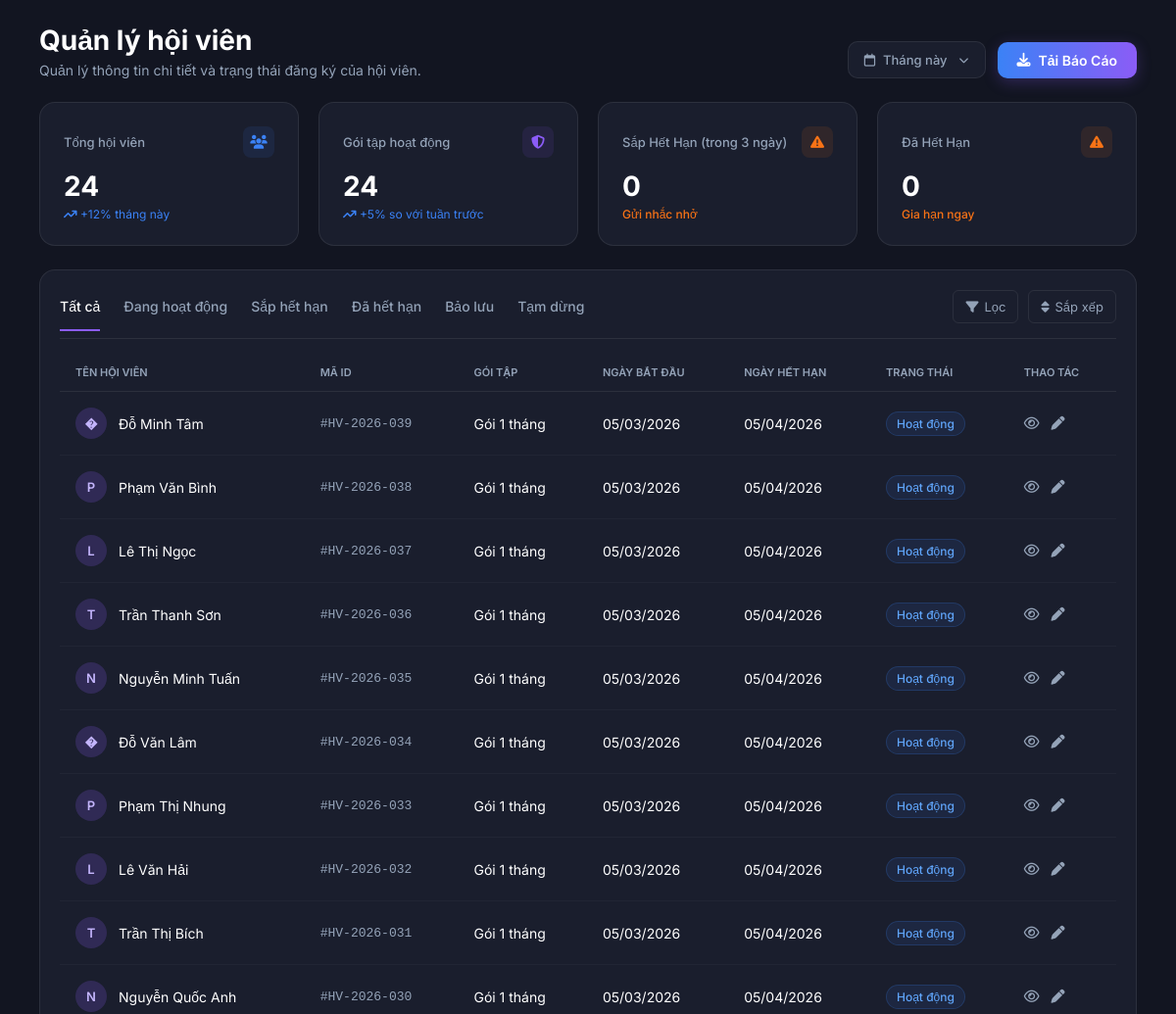
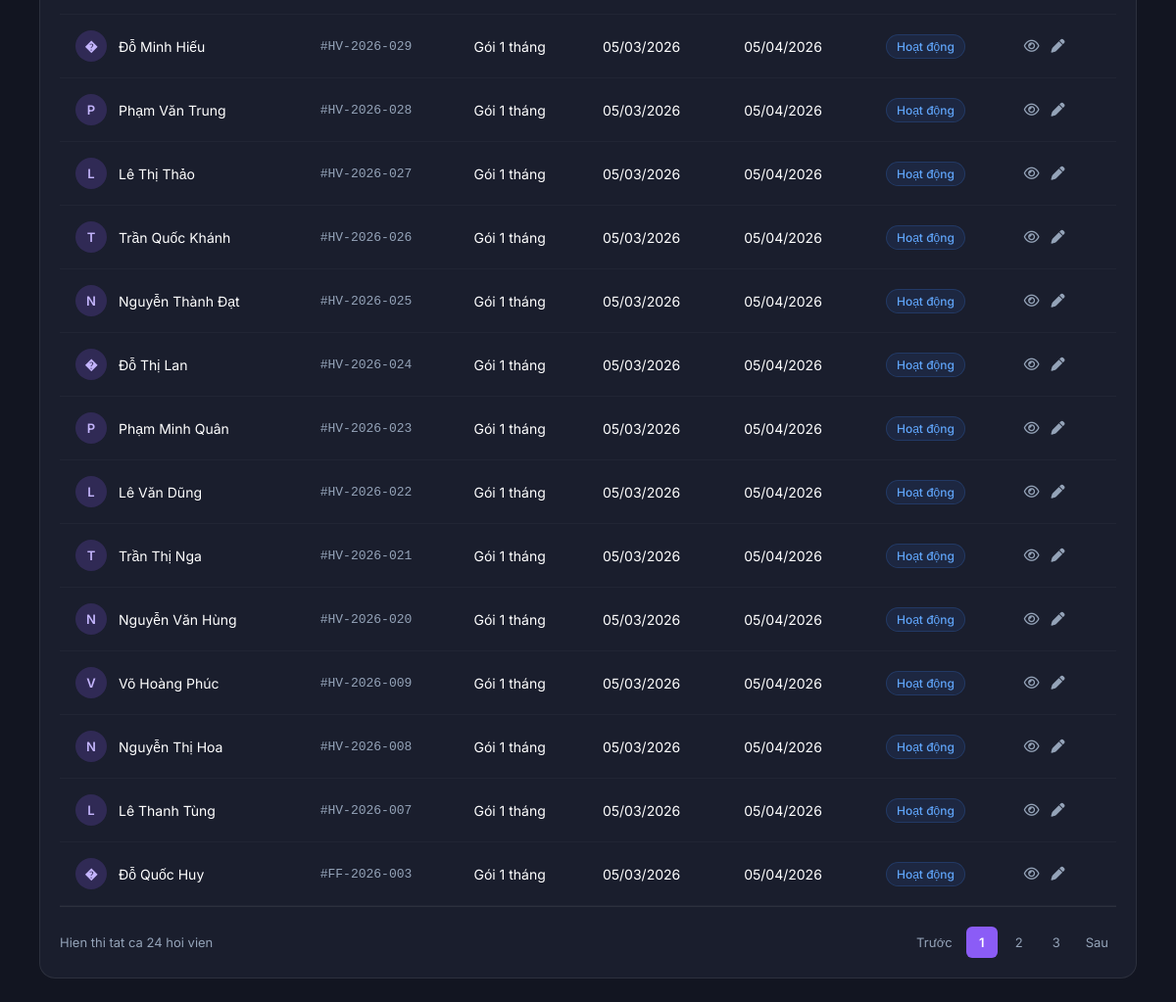
The app's page /Admin/HoiVien.php (signed in), older data (2 pictures, top to bottom).
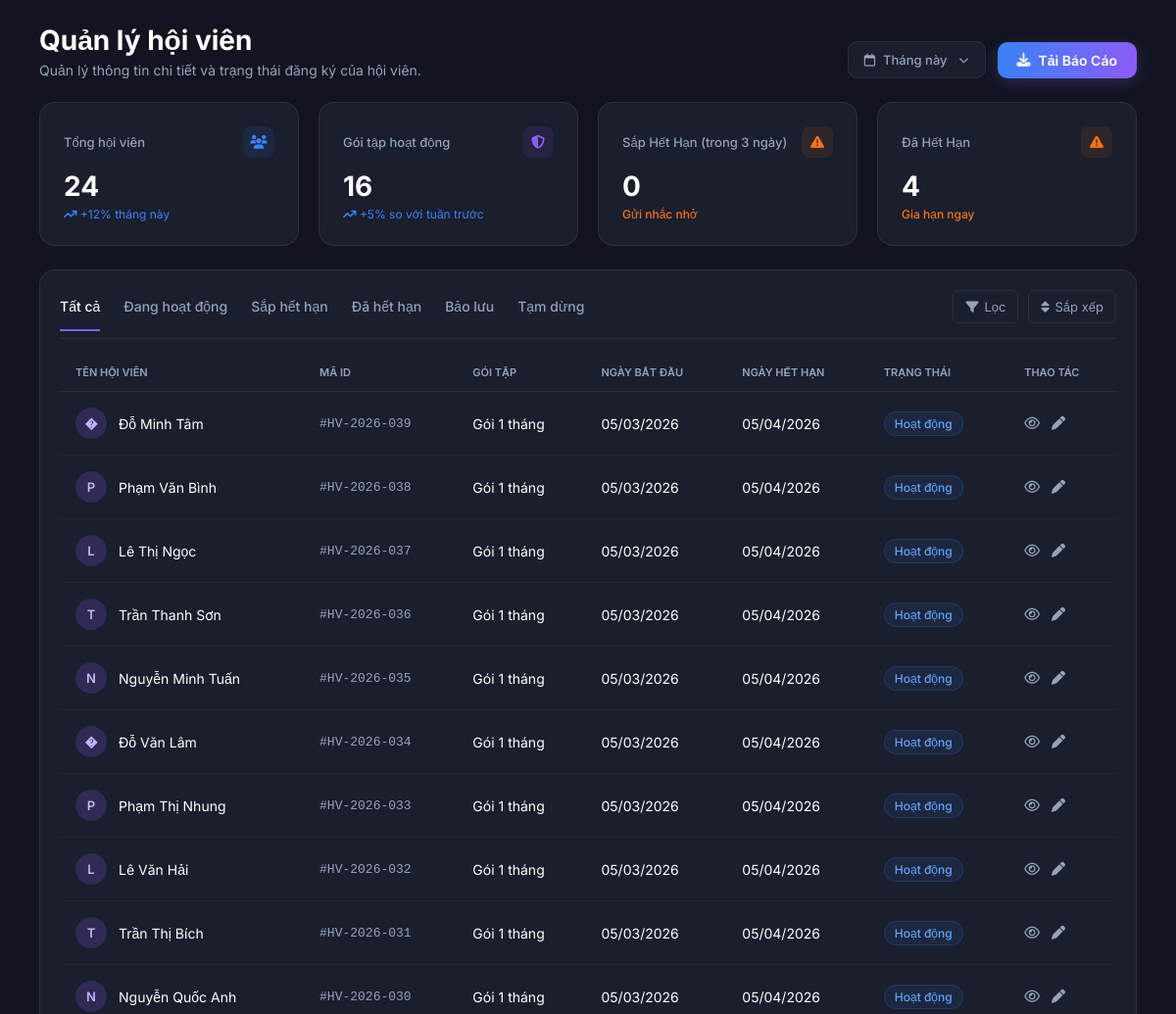
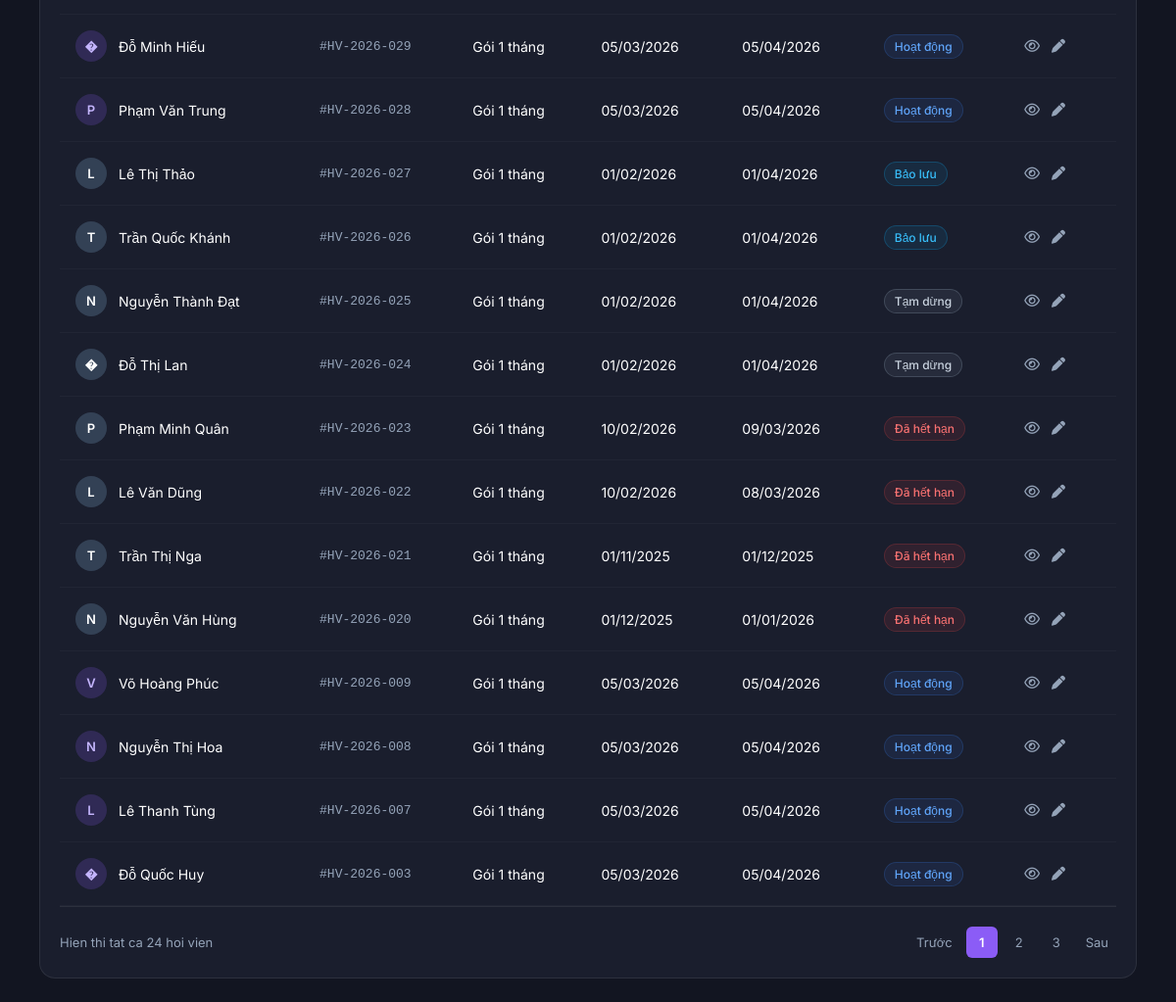
The same page, newer data (2 pictures, top to bottom).
### tables this page shows
CREATE TABLE `hoi_vien` (
  `id` int(11) NOT NULL,
  `ho_ten` varchar(100) NOT NULL,
  `sdt` varchar(15) DEFAULT NULL,
  `email` varchar(100) DEFAULT NULL,
  `ngay_sinh` date DEFAULT NULL,
  `gioi_tinh` varchar(10) DEFAULT NULL,
  `ngay_dang_ky` date DEFAULT curdate(),
  `trang_thai` enum('active','expired') DEFAULT 'active',
  `chu_gym_id` int(11) NOT NULL
);

### actions/xuly_HoiVien.php (called while the page is built, shortened)
<?php
$chuGymId = (int) $_SESSION['chu_gym_id'];
$hoiVienRows = [];
$hoiVienDangHoatDong = 0;
$hoiVienDaHetHan = 0;
function hoiVienColumnExists(mysqli $conn, string $table, string $column): bool
{
    $sql = "SELECT 1
            FROM information_schema.columns
            WHERE table_schema = DATABASE()
              AND table_name = ?
              AND column_name = ?
            LIMIT 1";
    $stmt = $conn->prepare($sql);
    $stmt->bind_param('ss', $table, $column);
    $stmt->execute();
    $result = $stmt->get_result();
    $exists = $result && $result->num_rows > 0;
    return $exists;
}
function hoiVienTableExists(mysqli $conn, string $table): bool
{
    $sql = "SELECT 1
            FROM information_schema.tables
            WHERE table_schema = DATABASE()
              AND table_name = ?
            LIMIT 1";
    $stmt = $conn->prepare($sql);
    $stmt->bind_param('s', $table);
    $stmt->execute();
    $result = $stmt->get_result();
    $exists = $result && $result->num_rows > 0;
    return $exists;
}
function normalizeHoiVienStatus(?string $rawPackageStatus, ?string $ngayHetHan): string
{
    $status = strtolower(trim((string) $rawPackageStatus));
    if ($status === '' || $status === 'cancelled') {
        return 'reserved';
    }
    if ($status === 'paused') {
        return 'paused';
    }
    if ($status === 'expired') {
        return 'expired';
    }
    if (!empty($ngayHetHan)) {
        $today = new DateTime('today');
        $expiredDate = DateTime::createFromFormat('Y-m-d', $ngayHetHan) ?: new DateTime($ngayHetHan);
        if ($expiredDate < $today) {
            return 'expired';
        }
        $days = (int) $today->diff($expiredDate)->format('%a');
    }
    if ($status === 'active') {
        return 'active';
    }
    return 'active';
}
function formatDateVn(?string $dateString): string
{
    if (empty($dateString)) {
        return '--/--/----';
    }
    $date = date_create($dateString);
    return $date->format('d/m/Y');
}
$statusDisplayMap = [
    'active' => ['label' => 'Hoạt động', 'badgeClass' => 'active', 'warningRow' => false],
    'expiring' => ['label' => 'Sắp hết hạn', 'badgeClass' => 'warning', 'warningRow' => true],
    'expired' => ['label' => 'Đã hết hạn', 'badgeClass' => 'expired', 'warningRow' => false],
    'reserved' => ['label' => 'Bảo lưu', 'badgeClass' => 'reserved', 'warningRow' => false],
    'paused' => ['label' => 'Tạm dừng', 'badgeClass' => 'paused', 'warningRow' => false],
];
$conn = @new mysqli('localhost', 'root', '', 'gym_pro');
if (!$conn->connect_error) {
    $conn->set_charset('utf8mb4');
    $conn->query("
        UPDATE dang_ky_goi
        SET trang_thai = 'expired'
        WHERE ngay_ket_thuc < CURDATE()
          AND trang_thai = 'active'
    ");
    $hasMaId = hoiVienColumnExists($conn, 'hoi_vien', 'ma_id');
    $hasNgayHetHan = hoiVienColumnExists($conn, 'hoi_vien', 'ngay_het_han');
    $hasGoiTapId = hoiVienColumnExists($conn, 'hoi_vien', 'goi_tap_id');
    $memberCodeExpr = $hasMaId ? "NULLIF(TRIM(hv.ma_id), '')" : "NULL";
    $memberEndDateExpr = $hasNgayHetHan ? "hv.ngay_het_han" : "NULL";
    $memberPackageJoin = '';
    $memberPackageExpr = 'NULL';
    if ($hasGoiTapId) {
        $memberPackageJoin = 'LEFT JOIN goi_tap gt_hv ON gt_hv.id = hv.goi_tap_id';
        $memberPackageExpr = 'gt_hv.ten_goi';
    }
    $hasKhuonMatTable = hoiVienTableExists($conn, 'khuon_mat_hoi_vien');
    $faceJoin = '';
    $faceExpr = '0';
    if ($hasKhuonMatTable) {
        $faceJoin = "
            LEFT JOIN (
                SELECT hoi_vien_id, MAX(CASE WHEN trang_thai = 1 THEN 1 ELSE 0 END) AS da_dang_ky_khuon_mat
                FROM khuon_mat_hoi_vien
                GROUP BY hoi_vien_id
            ) km ON km.hoi_vien_id = hv.id
        ";
        $faceExpr = 'COALESCE(km.da_dang_ky_khuon_mat, 0)';
    }
    $sql = "
        SELECT
            hv.id,
            hv.ho_ten,
            hv.sdt,
            hv.email,
            hv.ngay_sinh,
            hv.gioi_tinh,
            hv.ngay_dang_ky,
            dkg.trang_thai AS trang_thai_goi,
            COALESCE(
                {$memberCodeExpr},
                CONCAT('#HV-', DATE_FORMAT(hv.ngay_dang_ky, '%Y'), '-', LPAD(hv.id, 3, '0'))
            ) AS ma_id,
            COALESCE(gt_dkg.ten_goi, {$memberPackageExpr}, 'Chưa có gói') AS ten_goi,
            dkg.ngay_bat_dau,
            COALESCE(dkg.ngay_ket_thuc, {$memberEndDateExpr}) AS ngay_het_han,
            {$faceExpr} AS da_dang_ky_khuon_mat
        FROM hoi_vien hv
        LEFT JOIN (
            SELECT d1.hoi_vien_id, d1.goi_tap_id, d1.ngay_bat_dau, d1.ngay_ket_thuc, d1.trang_thai
            FROM dang_ky_goi d1
            INNER JOIN (
                SELECT hoi_vien_id, MAX(id) AS max_id
                FROM dang_ky_goi
                GROUP BY hoi_vien_id
            ) latest ON latest.max_id = d1.id
        ) dkg ON dkg.hoi_vien_id = hv.id
        LEFT JOIN goi_tap gt_dkg ON gt_dkg.id = dkg.goi_tap_id
        {$memberPackageJoin}
        {$faceJoin}
        WHERE hv.chu_gym_id = ?
        ORDER BY hv.id DESC
    ";
    $stmt = $conn->prepare($sql);
    if ($stmt) {
        $stmt->bind_param('i', $chuGymId);
        $stmt->execute();
        $result = $stmt->get_result();
        while ($row = $result ? $result->fetch_assoc() : null) {
            $normalizedStatus = normalizeHoiVienStatus($row['trang_thai_goi'] ?? null, $row['ngay_het_han'] ?? null);
            $row['normalized_status'] = $normalizedStatus;
            $row['ngay_sinh_fmt'] = formatDateVn($row['ngay_sinh'] ?? null);
            $row['ngay_bat_dau_fmt'] = formatDateVn($row['ngay_bat_dau'] ?? null);
            $row['ngay_het_han_fmt'] = formatDateVn($row['ngay_het_han'] ?? null);
            $hoiVienRows[] = $row;
        }
    }
}
foreach ($hoiVienRows as $member) {
    $status = $member['normalized_status'] ?? 'active';
    if ($status === 'active') {
        $hoiVienDangHoatDong++;
    }
    if ($status === 'expired') {
        $hoiVienDaHetHan++;
    }
}
$hoiVienDangHoatDongFormatted = number_format($hoiVienDangHoatDong, 0, ',', '.');
$hoiVienDaHetHanFormatted = number_format($hoiVienDaHetHan, 0, ',', '.');
?>

### Admin/HoiVien.php (the view, shortened to what the changed rows need)
<?php require_once __DIR__ . '/../actions/xuly_HoiVien.php'; ?>
<!DOCTYPE html>
<html lang="vi">
<head>
    <link rel="stylesheet" href="https://cdnjs.cloudflare.com/ajax/libs/font-awesome/6.4.0/css/all.min.css">
</head>
<body>
    <main class="main-content">
        <div class="page-content">
            <div class="page-header">
                <div class="page-title">
                    <h1>Quản lý hội viên</h1>
                </div>
            </div>
            <div class="member-stats">
                <div class="stat-card-m purple">
                    <div class="top">
                        <span class="title">Gói tập hoạt động</span>
                        <div class="icon-s"><i class="fa-solid fa-shield-halved"></i></div>
                    </div>
                    <div class="value"><?php echo htmlspecialchars($hoiVienDangHoatDongFormatted, ENT_QUOTES, 'UTF-8'); ?></div>
                    <div class="desc blue-text"><i class="fa-solid fa-arrow-trend-up"></i> +5% so với tuần trước</div>
                </div>
                <div class="stat-card-m warning">
                    <div class="top">
                        <span class="title">Đã Hết Hạn</span>
                        <div class="icon-s"><i class="fa-solid fa-triangle-exclamation"></i></div>
                    </div>
                    <div class="value"><?php echo htmlspecialchars($hoiVienDaHetHanFormatted, ENT_QUOTES, 'UTF-8'); ?></div>
                    <div class="desc warning-text">Gia hạn ngay</div>
                </div>
            </div>
            <div class="table-panel">
                <div class="table-wrapper">
                    <table>
                        <thead>
                            <tr>
                                <th>Tên hội viên</th>
                                <th>Mã ID</th>
                                <th>Gói tập</th>
                                <th>Ngày bắt đầu</th>
                                <th>Ngày hết hạn</th>
                                <th>Trạng thái</th>
                                <th>Thao tác</th>
                            </tr>
                        </thead>
                        <tbody>
                            <?php if (!empty($hoiVienRows)): ?>
                                <?php foreach ($hoiVienRows as $member): ?>
                                    <?php
                                        $statusKey = $member['normalized_status'] ?? 'active';
                                        $statusMeta = $statusDisplayMap[$statusKey] ?? ['label' => 'Khong xac dinh', 'badgeClass' => 'paused', 'warningRow' => false];
                                        $memberName = trim((string) ($member['ho_ten'] ?? ''));
                                        $avatarChar = strtoupper(substr($memberName, 0, 1));
                                        $rowClass = !empty($statusMeta['warningRow']) ? 'row-warning' : '';
                                    ?>
                                    <tr
                                        class="<?php echo $rowClass; ?> member-row"
                                        data-member-id="<?php echo (int) ($member['id'] ?? 0); ?>"
                                        data-status="<?php echo htmlspecialchars($statusKey, ENT_QUOTES, 'UTF-8'); ?>"
                                        data-ho-ten="<?php echo htmlspecialchars($memberName !== '' ? $memberName : 'Chua cap nhat', ENT_QUOTES, 'UTF-8'); ?>"
                                        data-ma-id="<?php echo htmlspecialchars((string) ($member['ma_id'] ?? '--'), ENT_QUOTES, 'UTF-8'); ?>"
                                        data-sdt="<?php echo htmlspecialchars((string) ($member['sdt'] ?? '--'), ENT_QUOTES, 'UTF-8'); ?>"
                                        data-email="<?php echo htmlspecialchars((string) (!empty($member['email']) ? $member['email'] : '--'), ENT_QUOTES, 'UTF-8'); ?>"
                                        data-ngay-sinh="<?php echo htmlspecialchars((string) ($member['ngay_sinh_fmt'] ?? '--/--/----'), ENT_QUOTES, 'UTF-8'); ?>"
                                        data-gioi-tinh="<?php echo htmlspecialchars((string) (!empty($member['gioi_tinh']) ? $member['gioi_tinh'] : '--'), ENT_QUOTES, 'UTF-8'); ?>"
                                        data-goi-tap="<?php echo htmlspecialchars((string) ($member['ten_goi'] ?? 'Chua co goi'), ENT_QUOTES, 'UTF-8'); ?>"
                                        data-ngay-bat-dau="<?php echo htmlspecialchars((string) ($member['ngay_bat_dau_fmt'] ?? '--/--/----'), ENT_QUOTES, 'UTF-8'); ?>"
                                        data-ngay-het-han="<?php echo htmlspecialchars((string) ($member['ngay_het_han_fmt'] ?? '--/--/----'), ENT_QUOTES, 'UTF-8'); ?>"
                                        data-trang-thai-label="<?php echo htmlspecialchars((string) $statusMeta['label'], ENT_QUOTES, 'UTF-8'); ?>"
                                        data-face-registered="<?php echo !empty($member['da_dang_ky_khuon_mat']) ? '1' : '0'; ?>"
                                    >
                                        <td>
                                            <div class="user-col">
                                                <div class="avatar <?php echo $statusKey === 'active' ? 'purple' : ''; ?>"><?php echo htmlspecialchars($avatarChar !== '' ? $avatarChar : '?', ENT_QUOTES, 'UTF-8'); ?></div>
                                                <span><?php echo htmlspecialchars($memberName !== '' ? $memberName : 'Chua cap nhat', ENT_QUOTES, 'UTF-8'); ?></span>
                                            </div>
                                        </td>
                                        <td class="code-col"><?php echo htmlspecialchars((string) ($member['ma_id'] ?? '--'), ENT_QUOTES, 'UTF-8'); ?></td>
                                        <td><?php echo htmlspecialchars((string) ($member['ten_goi'] ?? 'Chua co goi'), ENT_QUOTES, 'UTF-8'); ?></td>
                                        <td><?php echo htmlspecialchars((string) ($member['ngay_bat_dau_fmt'] ?? '--/--/----'), ENT_QUOTES, 'UTF-8'); ?></td>
                                        <td class="<?php echo $rowClass !== '' ? 'date-col' : ''; ?>"><?php echo htmlspecialchars((string) ($member['ngay_het_han_fmt'] ?? '--/--/----'), ENT_QUOTES, 'UTF-8'); ?></td>
                                        <td><span class="badge <?php echo htmlspecialchars((string) $statusMeta['badgeClass'], ENT_QUOTES, 'UTF-8'); ?>"><?php echo htmlspecialchars((string) $statusMeta['label'], ENT_QUOTES, 'UTF-8'); ?></span></td>
                                        <td>
                                            <div class="action-btns">
                                                <i class="fa-regular fa-eye js-open-member-detail" title="Xem chi tiết"></i>
                                                <i class="fa-solid fa-pen js-open-member-detail" title="Xem/Cập nhật"></i>
                                            </div>
                                        </td>
                                    </tr>
                                <?php endforeach; ?>
                            <?php endif; ?>
                        </tbody>
                    </table>
                </div>
            </div>
        </div>
    </main>
</body>
</html>

Row changes from the older to the newer data that the page shows:
changed hoi_vien "Lê Thị Thảo": ngay_bat_dau_fmt "05/03/2026" → "01/02/2026"; ngay_het_han_fmt "05/04/2026" → "01/04/2026"; label "Hoạt động" → "Bảo lưu"
changed hoi_vien "Trần Quốc Khánh": ngay_bat_dau_fmt "05/03/2026" → "01/02/2026"; ngay_het_han_fmt "05/04/2026" → "01/04/2026"; label "Hoạt động" → "Bảo lưu"
changed hoi_vien "Nguyễn Thành Đạt": ngay_bat_dau_fmt "05/03/2026" → "01/02/2026"; ngay_het_han_fmt "05/04/2026" → "01/04/2026"; label "Hoạt động" → "Tạm dừng"
changed hoi_vien "Đỗ Thị Lan": ngay_bat_dau_fmt "05/03/2026" → "01/02/2026"; ngay_het_han_fmt "05/04/2026" → "01/04/2026"; label "Hoạt động" → "Tạm dừng"
changed hoi_vien "Phạm Minh Quân": ngay_bat_dau_fmt "05/03/2026" → "10/02/2026"; ngay_het_han_fmt "05/04/2026" → "09/03/2026"; label "Hoạt động" → "Đã hết hạn"
changed hoi_vien "Lê Văn Dũng": ngay_bat_dau_fmt "05/03/2026" → "10/02/2026"; ngay_het_han_fmt "05/04/2026" → "08/03/2026"; label "Hoạt động" → "Đã hết hạn"
changed hoi_vien "Trần Thị Nga": ngay_bat_dau_fmt "05/03/2026" → "01/11/2025"; ngay_het_han_fmt "05/04/2026" → "01/12/2025"; label "Hoạt động" → "Đã hết hạn"
changed hoi_vien "Nguyễn Văn Hùng": ngay_bat_dau_fmt "05/03/2026" → "01/12/2025"; ngay_het_han_fmt "05/04/2026" → "01/01/2026"; label "Hoạt động" → "Đã hết hạn"
changed hoi_vien "Đỗ Quốc Huy": ma_id "#FF-2026-003" → "#HV-2026-003"
Text that changed along with them:
$hoiVienDangHoatDongFormatted: "24" → "16"
$hoiVienDaHetHanFormatted: "0" → "4"
